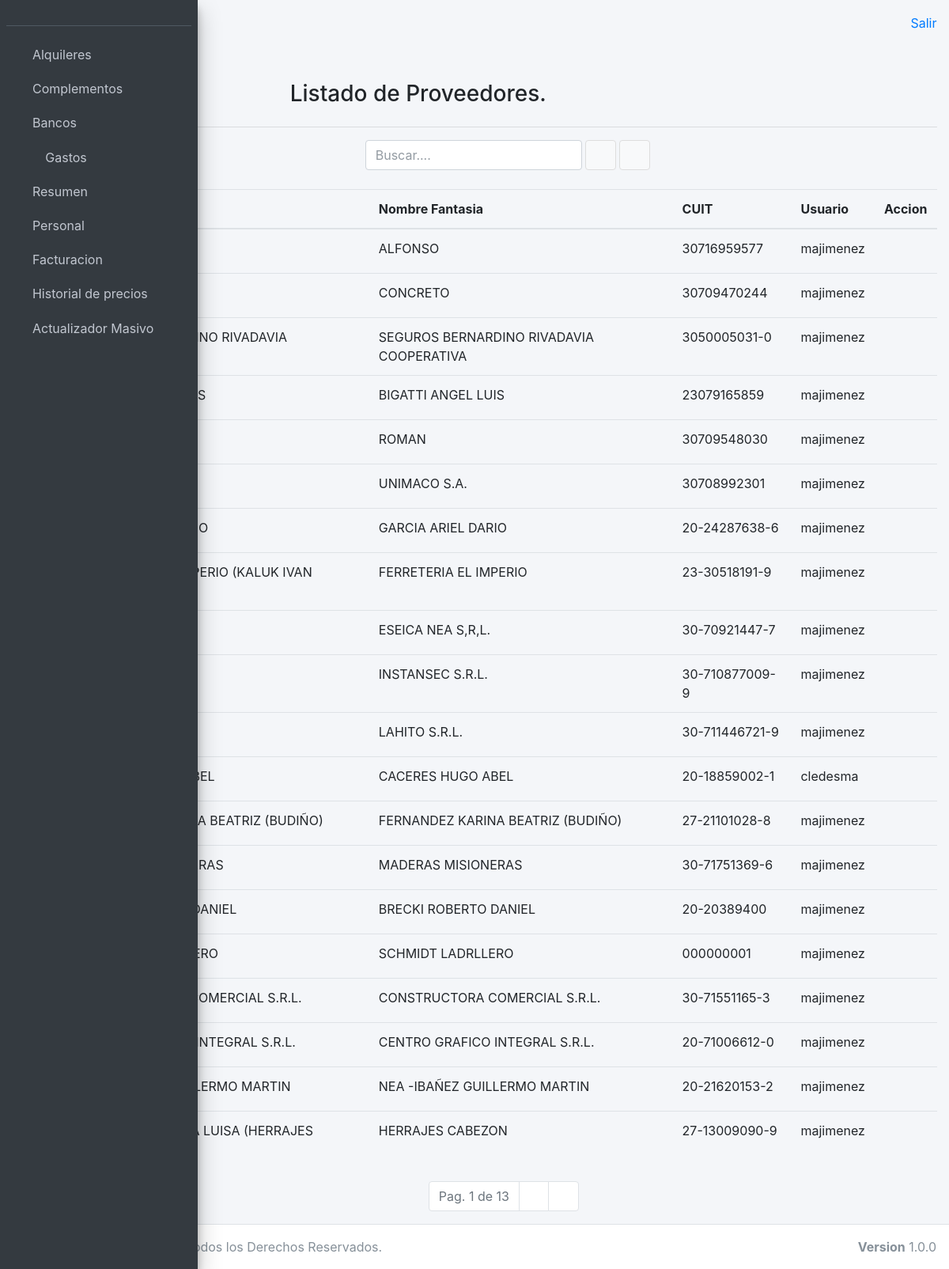
The page /pagos/proveedor/listado/ on the database its author committed.
### pagos/models.py (models this page shows, shortened)
class Proveedor(models.Model):
    nombrefantasia = models.CharField(max_length=200, unique=True, null=True, blank=True)
    razonsocial = models.CharField(max_length=200, unique=True, null=True, blank=True)
    domicilio = models.CharField(max_length=200, null=True, blank=True)
    usuario = models.ForeignKey(UserAdm, on_delete=models.CASCADE)
    cuit = models.CharField(max_length=15, null=True, blank=True)
    class Meta:
        verbose_name_plural = "Proveedores"

### usuariosadm/models.py (models this page shows)
class UserAdm(AbstractUser):
    observacion = models.TextField(max_length=500, blank=True)

### pagos/views.py (the view)
# urls.py: path('proveedor/listado/', listadoproveedor, name='proveedorlistado'),
def listadoproveedor(request):
    if "txtBuscar" in request.GET:
        parametro = request.GET.get('txtBuscar')
        proveedores = Proveedor.objects.filter(
                    Q(razonsocial__icontains=parametro) |
                    Q(nombrefantasia__contains=parametro)
                ).order_by('pk')
    else:
        proveedores = Proveedor.objects.all()
    paginador = Paginator(proveedores, 20)
    if "page" in request.GET:
        page = request.GET.get('page')
    else:
        page = 1
    resultados = paginador.get_page(page)
    return render(
        request,
        'pagos/proveedor_list.html',
        {
            'resultados': resultados
        })

### templates/pagos/proveedor_list.html (shortened to what this page needs)
{% extends 'base.html' %}
{% block content %}
    <div class="container">
        <br>
        <div class="row">
            <div class="col-sm-3"></div>
            <div class="col-sm-6">
                <h3> Listado de Proveedores. </h3>
            </div>
            <div class="col-sm-3"></div>
        </div>
        <hr>
        <form action="/pagos/proveedor/listado" method="GET">
            <div class="form-inline">
                <div class="col-8">
                    <input class="form-control" id="txtBuscar" name="txtBuscar" placeholder="Buscar....">
                    <button type="submit" class="btn btn-default" title="Buscar!">
                        <i class="fas fa-search"></i>
                    </button>
                    <button type="button" class="btn btn-default" title="Nuevo Paciente!" onclick="location.href='/pagos/proveedor/proveedornew'">
                        <i class="fas fa-plus"></i>
                    </button>
                </div>
            </div>
            <br>
            <table class="table table-hover">
                <thead>
                    <tr>
                        <th>Razon Social</th>
                        <th>Nombre Fantasia</th>
                        <th>CUIT</th>
                        <th>Usuario</th>
                        <th>Accion</th>
                    </tr>
                </thead>
                <tbody>
                    {% for resultado in resultados %}
                    <tr>
                        <td>{{resultado.razonsocial.upper }}</td>
                        <td>{{resultado.nombrefantasia.upper }}</td>
                        <td>{{resultado.cuit}} </td>
                        <td>{{resultado.usuario}} </td>
                        <td>
                            <button type="button" class="btn btn-link btn-sm" onclick="location.href='/pagos/proveedor/proveedoredit/' + {{ resultado.pk }}">
                                <i class="fas fa-pencil-alt"></i>
                            </button>
                        </td>
                    </tr>
                    {% endfor %}
                </tbody>
            </table>
            <nav aria-label="Page navigation">
                <ul class="pagination justify-content-center">
                    <li class="page-item disabled">
                        <a class="page-link">
                            Pag. {{ resultados.number }} de {{ resultados.paginator.num_pages }}
                        </a>
                    </li>
                    {% if resultados.has_next %}
                        <li class="page-item">
                            <a class="page-link" href="?page={{ resultados.next_page_number }}">
                                <i class="fas fa-angle-right"></i>
                            </a>
                        </li>
                        <li class="page-item">
                            <a class="page-link" href="?page={{ resultados.paginator.num_pages }}">
                                <i class="fas fa-angle-double-right"></i>
                            </a>
                        </li>
                    {% endif %}
                </ul>
            </nav>
        </form>
    </div>
{% endblock %}

### rows shown on the page
Proveedor: razonsocial "ALFONSO S.R.L.", nombrefantasia "ALFONSO", cuit "30716959577", usuario "majimenez"
Proveedor: razonsocial "CONCRETO SRL", nombrefantasia "CONCRETO", cuit "30709470244", usuario "majimenez"
Proveedor: razonsocial "SEGUROS BERNADINO RIVADAVIA COOPERATIVA", nombrefantasia "SEGUROS BERNARDINO RIVADAVIA COOPERATIVA", cuit "3050005031-0", usuario "majimenez"
Proveedor: razonsocial "BIGATTI ANGEL LUIS", nombrefantasia "BIGATTI ANGEL LUIS", cuit "23079165859", usuario "majimenez"
Proveedor: nombrefantasia "ROMAN", cuit "30709548030", usuario "majimenez"
Proveedor: nombrefantasia "UNIMACO S.A.", cuit "30708992301", usuario "majimenez"
Proveedor: razonsocial "GARCIA ARIEL DARIO", nombrefantasia "GARCIA ARIEL DARIO", cuit "20-24287638-6", usuario "majimenez"
Proveedor: razonsocial "FERRETERIA EL IMPERIO (KALUK IVAN NICOLAS)", nombrefantasia "FERRETERIA EL IMPERIO", cuit "23-30518191-9", usuario "majimenez"
Proveedor: nombrefantasia "ESEICA NEA S,R,L.", cuit "30-70921447-7", usuario "majimenez"
Proveedor: nombrefantasia "INSTANSEC S.R.L.", cuit "30-710877009-9", usuario "majimenez"
Proveedor: nombrefantasia "LAHITO S.R.L.", cuit "30-711446721-9", usuario "majimenez"
Proveedor: razonsocial "CACERES HUGO ABEL", nombrefantasia "CACERES HUGO ABEL", cuit "20-18859002-1", usuario "cledesma"
Proveedor: razonsocial "FERNANDEZ KARINA BEATRIZ (BUDIÑO)", nombrefantasia "FERNANDEZ KARINA BEATRIZ (BUDIÑO)", cuit "27-21101028-8", usuario "majimenez"
Proveedor: razonsocial "MADERAS MISIONERAS", nombrefantasia "MADERAS MISIONERAS", cuit "30-71751369-6", usuario "majimenez"
Proveedor: razonsocial "BRECKI ROBERTO DANIEL", nombrefantasia "BRECKI ROBERTO DANIEL", cuit "20-20389400", usuario "majimenez"
Proveedor: razonsocial "SCHMIDT LADRILLERO", nombrefantasia "SCHMIDT LADRLLERO", cuit "000000001", usuario "majimenez"
Proveedor: razonsocial "CONSTRUCTORA COMERCIAL S.R.L.", nombrefantasia "CONSTRUCTORA COMERCIAL S.R.L.", cuit "30-71551165-3", usuario "majimenez"
Proveedor: razonsocial "CENTRO GRAFICO INTEGRAL S.R.L.", nombrefantasia "CENTRO GRAFICO INTEGRAL S.R.L.", cuit "20-71006612-0", usuario "majimenez"
Proveedor: razonsocial "NEA -IBAÑEZ GUILLERMO MARTIN", nombrefantasia "NEA -IBAÑEZ GUILLERMO MARTIN", cuit "20-21620153-2", usuario "majimenez"
Proveedor: razonsocial "FERNANDEZ MARIA LUISA (HERRAJES CABEZON)", nombrefantasia "HERRAJES CABEZON", cuit "27-13009090-9", usuario "majimenez"

### other values the page prints
{{ resultados.number }} "1"
{{ resultados.paginator.num_pages }} "13"
